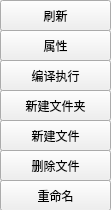
<?xml version="1.0" encoding="UTF-8"?>
<ui version="4.0">
 <class>Menu</class>
 <widget class="QWidget" name="Menu">
  <property name="geometry">
   <rect>
    <x>0</x>
    <y>0</y>
    <width>111</width>
    <height>210</height>
   </rect>
  </property>
  <property name="windowTitle">
   <string>Form</string>
  </property>
  <widget class="QPushButton" name="update_btn">
   <property name="geometry">
    <rect>
     <x>0</x>
     <y>0</y>
     <width>111</width>
     <height>31</height>
    </rect>
   </property>
   <property name="styleSheet">
    <string notr="true">font: 9pt &quot;3ds&quot;;
font: 14pt &quot;3ds&quot;;</string>
   </property>
   <property name="text">
    <string>刷新</string>
   </property>
  </widget>
  <widget class="QPushButton" name="property_btn">
   <property name="geometry">
    <rect>
     <x>0</x>
     <y>30</y>
     <width>111</width>
     <height>31</height>
    </rect>
   </property>
   <property name="styleSheet">
    <string notr="true">font: 9pt &quot;3ds&quot;;
font: 14pt &quot;3ds&quot;;</string>
   </property>
   <property name="text">
    <string>属性</string>
   </property>
  </widget>
  <widget class="QPushButton" name="compiler_btn">
   <property name="geometry">
    <rect>
     <x>0</x>
     <y>60</y>
     <width>111</width>
     <height>31</height>
    </rect>
   </property>
   <property name="styleSheet">
    <string notr="true">font: 9pt &quot;3ds&quot;;
font: 14pt &quot;3ds&quot;;</string>
   </property>
   <property name="text">
    <string>编译执行</string>
   </property>
  </widget>
  <widget class="QPushButton" name="new_folder_btn">
   <property name="geometry">
    <rect>
     <x>0</x>
     <y>90</y>
     <width>111</width>
     <height>31</height>
    </rect>
   </property>
   <property name="styleSheet">
    <string notr="true">font: 9pt &quot;3ds&quot;;
font: 14pt &quot;3ds&quot;;</string>
   </property>
   <property name="text">
    <string>新建文件夹</string>
   </property>
  </widget>
  <widget class="QPushButton" name="new_txt_btn">
   <property name="geometry">
    <rect>
     <x>0</x>
     <y>120</y>
     <width>111</width>
     <height>31</height>
    </rect>
   </property>
   <property name="styleSheet">
    <string notr="true">font: 9pt &quot;3ds&quot;;
font: 14pt &quot;3ds&quot;;</string>
   </property>
   <property name="text">
    <string>新建文件</string>
   </property>
  </widget>
  <widget class="QPushButton" name="rename_btn">
   <property name="geometry">
    <rect>
     <x>0</x>
     <y>180</y>
     <width>111</width>
     <height>31</height>
    </rect>
   </property>
   <property name="styleSheet">
    <string notr="true">font: 9pt &quot;3ds&quot;;
font: 14pt &quot;3ds&quot;;</string>
   </property>
   <property name="text">
    <string>重命名</string>
   </property>
  </widget>
  <widget class="QLabel" name="label_2">
   <property name="geometry">
    <rect>
     <x>0</x>
     <y>1</y>
     <width>111</width>
     <height>211</height>
    </rect>
   </property>
   <property name="styleSheet">
    <string notr="true">border-color: rgb(0, 0, 0);
border: 2px;</string>
   </property>
   <property name="text">
    <string>TextLabel</string>
   </property>
  </widget>
  <widget class="QPushButton" name="delete_btn">
   <property name="geometry">
    <rect>
     <x>0</x>
     <y>150</y>
     <width>111</width>
     <height>31</height>
    </rect>
   </property>
   <property name="styleSheet">
    <string notr="true">font: 9pt &quot;3ds&quot;;
font: 14pt &quot;3ds&quot;;</string>
   </property>
   <property name="text">
    <string>删除文件</string>
   </property>
  </widget>
  <zorder>label_2</zorder>
  <zorder>update_btn</zorder>
  <zorder>property_btn</zorder>
  <zorder>compiler_btn</zorder>
  <zorder>new_folder_btn</zorder>
  <zorder>new_txt_btn</zorder>
  <zorder>rename_btn</zorder>
  <zorder>delete_btn</zorder>
 </widget>
 <resources/>
 <connections/>
</ui>
